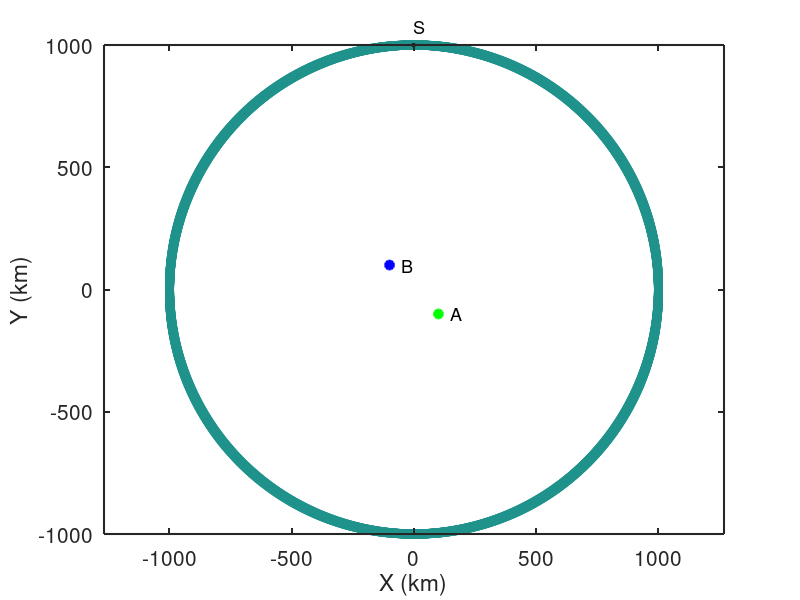

Write MATLAB code to recreate this figure. (Note: this script raises an error after producing the figure.)
% Simulate ambient noise within a homogeneous, isotropic, acoustic half-space.
% Following course notes from Goran's class and Wapenaar et al. (2005)
%
% This version is for a perfect ring of sources, S.
%
% jbrussell - 7/2023

clear; close all;

addpath('../functions/');

dx = 10; % km
x = [-1000:dx:1000]; % km
y = [-1000:dx:1000]; % km
dt = 1; % sec
Ndays = 10;
t = [0:dt:24*60*60 * Ndays]; % [sec] daily time axis

% Location of virtual source (A)
x_Asrc = 100; % km
y_Asrc = -100; % km

% Location of receiver (B)
x_Brec = -100; % km
y_Brec = 100; % km

% Location of "source" ring (S)
r_S = 1000; % [km] radious of source ring
N_excite = 1; % number of times to randomly excite the wavelet
dtheta = 0.1;
theta_S = [0:dtheta:360-dtheta];
x_S = r_S*sind(theta_S);
y_S = r_S*cosd(theta_S);
amp_S = ones(size(x_S)); % amplitude of sources

% Medium properties
vel = 3.5; % [km/s] velocity of medium

% Define source type
source_type = 'ricker'; % 'ricker' or 'microseism'
% RICKER  (impulsive source)
f_cent = 1/8; % 1/100; % [1/s] dominant frequency of Ricker wavelet
% MICROSEISM  (continuous source)
fmin = 1/10; % minimum frequency to sum over
fmax = 1/3; % maximum frequency to sum over

figure(98);
box on; hold on;
plot(x_Asrc,y_Asrc,'og','linewidth',2,'MarkerFaceColor','g');
text(x_Asrc+50,y_Asrc,'A','fontsize',13);
plot(x_Brec,y_Brec,'ob','linewidth',2,'MarkerFaceColor','b');
text(x_Brec+50,y_Brec,'B','fontsize',13);
scatter(x_S,y_S,amp_S*20,amp_S,'sk','linewidth',2,'MarkerFaceColor','k');
text(x_S(1),y_S(1)+75,'S','fontsize',13);
axis square; axis equal;
set(gca,'fontsize',15,'linewidth',1.5,'layer','top');
xlabel('X (km)');
ylabel('Y (km)');

%% Generate wavefield at ring of sources S

% Build frequency axis
Nt = length(t);
Fs = 1./dt;
f = Fs*(0:(Nt/2))/Nt;

% Generate wavefields at A and B due to random noise at all Si
Si_A = zeros(size(t));
Si_B = zeros(size(t));
for isrc = 1:length(x_S)
    R_Si_A = sqrt((x_Asrc-x_S(isrc)).^2 + (y_Asrc-y_S(isrc)).^2); % [km] distance from Si to A
    R_Si_B = sqrt((x_Brec-x_S(isrc)).^2 + (y_Brec-y_S(isrc)).^2); % [km] distance from Si to B
    
    % Loop through and generate sources, Si
    for ii = 1:N_excite
        if strcmp(source_type,'ricker')
            % Ricker wavelet
            % Generate random wavelet start times
            tshift = max(t) .* rand(1,1);
            Si_A = Si_A + amp_S(isrc) .* ricker_wavelet(t-tshift,R_Si_A,vel,f_cent);
            Si_B = Si_B + amp_S(isrc) .* ricker_wavelet(t-tshift,R_Si_B,vel,f_cent);
        elseif strcmp(source_type,'microseism')
            freq = f(f>=fmin & f<=fmax);
            phi_rand = (2*pi)*rand(1,length(freq)); % random phase between [0,2*pi]
            Si_A = Si_A + amp_S(isrc) .* microseism_source(t,R_Si_A,vel,freq,phi_rand);
            Si_B = Si_B + amp_S(isrc) .* microseism_source(t,R_Si_B,vel,freq,phi_rand);
        else
            error('Source type must be ''ricker'' or ''microseism''');
        end
    end
end

% Taper waveform
Si_A = cos_taper(Si_A);
Si_B = cos_taper(Si_B);

% Calculate power spectra
fftA = fft(Si_A);
% fftA = spectrumwhiten_smooth(fftA,0.001);
P_A = abs(fftA/Nt);
P_A = P_A(1:Nt/2+1);
P_A(2:end-1) = 2*P_A(2:end-1);
fftB = fft(Si_B);
% fftB = spectrumwhiten_smooth(fftB,0.001);
P_B = abs(fftB/Nt);
P_B = P_B(1:Nt/2+1);
P_B(2:end-1) = 2*P_B(2:end-1);

% Calculate cross-correlation
cohsum = fftB.*conj(fftA) ./ abs(fftB) ./ abs(fftA);
ccf = real(ifft(cohsum,Nt)); % inverse FFT to get time domain
ccf = fftshift(ccf); % rearrange values as [-lag lag]
ccf = detrend(ccf);
ccf = cos_taper(ccf);
time = ([0:Nt-1]-floor(Nt/2))*dt;  % build lagtime vector for plotting
time = [time(time<0), time(time>=0)];

% Expected time between A and B
R_A_B = sqrt((x_Asrc-x_Brec).^2 + (y_Asrc-y_Brec).^2); % [km] distance from A to B
t_A_B = R_A_B ./ vel;

% Theoretical prediction of ccf from Goran's class notes
ccf_pre = real(1 ./ sqrt(t_A_B.^2 - time.^2));


%% Plot summary

figure(99); clf;
set(gcf,'position',[348         179        1040         799],'color','w');

subplot(3,2,1); box on; hold on;
plot(t,Si_A,'-g');
title('A');
set(gca,'fontsize',15,'linewidth',1.5)
xlabel('Time (s)');

subplot(3,2,3); box on; hold on;
plot(1./f,P_A,'-g');
plot(1./f,smooth(P_A,20),'-k','linewidth',2);
plot(1./f_cent*[1 1],[min(P_A) max(P_A)],'--r','linewidth',1.5);
% xlim([0 500]);
set(gca,'fontsize',15,'linewidth',1.5,'xscale','log','yscale','log')
xlabel('Period (s)');

subplot(3,2,2); box on; hold on;
plot(t,Si_B,'-b');
title('B');
set(gca,'fontsize',15,'linewidth',1.5)
xlabel('Time (s)');

subplot(3,2,4); box on; hold on;
plot(1./f,P_B,'-b');
plot(1./f,smooth(P_B,20),'-k','linewidth',2);
plot(1./f_cent*[1 1],[min(P_B) max(P_B)],'--r','linewidth',1.5);
% xlim([0 500]);
set(gca,'fontsize',15,'linewidth',1.5,'xscale','log','yscale','log')
xlabel('Period (s)');

subplot(3,2,[5 6]); box on; hold on;
plot(time,ccf ./ max(ccf),'-k','linewidth',2);
plot(time,ccf_pre ./ max(ccf_pre),'-r','linewidth',1);
% plot(t_A_B*[1 1],[0 1],'--g','linewidth',1.5);
% plot(-t_A_B*[1 1],[0 1],'--g','linewidth',1.5);
set(gca,'fontsize',15,'linewidth',1.5)
xlim([-200 200]);
xlabel('Lag Time (s)');

save2pdf('noise_ccf_summary.pdf',99,300);
